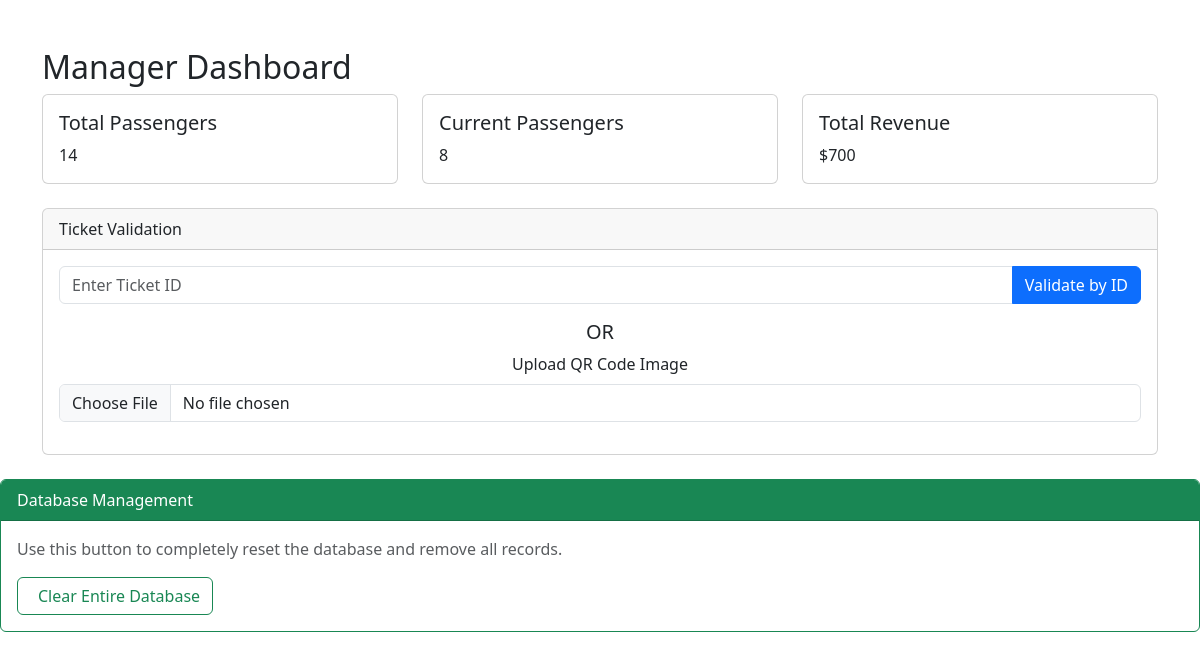
The app's page /manager_dashboard (signed in), older data.
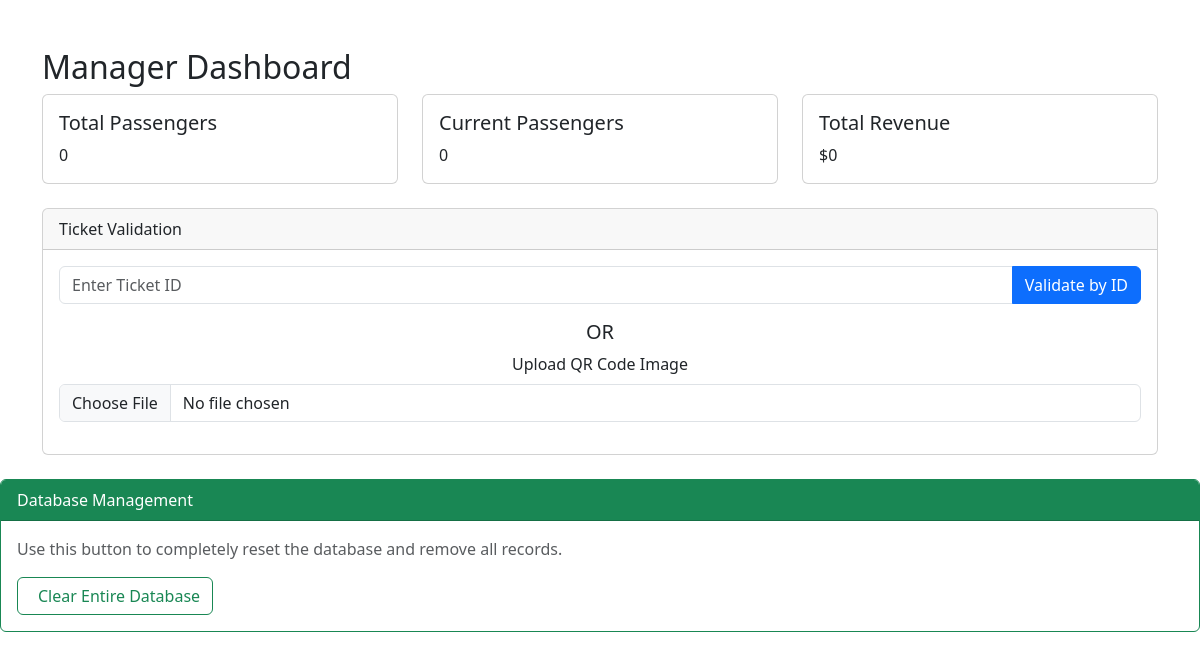
The same page, newer data.
### app.py (models this page shows)
class DailyPassengerCount(db.Model):
    id = db.Column(db.Integer, primary_key=True)
    date = db.Column(db.Date, unique=True, nullable=False)
    total_passengers = db.Column(db.Integer, default=0)
    current_passengers = db.Column(db.Integer, default=0)

### app.py (the view, shortened to what this page needs)
@app.route('/manager_dashboard', methods=['GET', 'POST'])
def manager_dashboard():
    if 'manager' not in session:
        return redirect(url_for('login'))
    today = date.today()
    daily_count = DailyPassengerCount.query.filter_by(date=today).first()
    return render_template('manager_dashboard.html',
                           daily_count=daily_count)

### templates/manager_dashboard.html (shortened to what this page needs)
<!DOCTYPE html>
<html lang="en">
<head>
    <link href="https://cdn.jsdelivr.net/npm/bootstrap@5.3.0/dist/css/bootstrap.min.css" rel="stylesheet">
</head>
<body>
    <div class="container mt-5">
        <h2>Manager Dashboard</h2>
        <div class="row mb-4">
            <div class="col-md-4">
                <div class="card">
                    <div class="card-body">
                        <h5 class="card-title">Total Passengers</h5>
                        <p class="card-text">
                            {{ daily_count.total_passengers if daily_count else 0 }}
                        </p>
                    </div>
                </div>
            </div>
            <div class="col-md-4">
                <div class="card">
                    <div class="card-body">
                        <h5 class="card-title">Current Passengers</h5>
                        <p class="card-text">
                            {{ daily_count.current_passengers if daily_count else 0 }}
                        </p>
                    </div>
                </div>
            </div>
            <div class="col-md-4">
                <div class="card">
                    <div class="card-body">
                        <h5 class="card-title">Total Revenue</h5>
                        <p class="card-text">
                            ${{ (daily_count.total_passengers * 50) if daily_count else 0 }}
                        </p>
                    </div>
                </div>
            </div>
        </div>
        <div class="card mb-4">
            <div class="card-header">
                Ticket Validation
            </div>
            <div class="card-body">
                <div class="mb-3">
                    <form method="POST">
                        <div class="input-group">
                            <input type="text"
                                   class="form-control"
                                   placeholder="Enter Ticket ID"
                                   name="ticket_id">
                            <button class="btn btn-primary" type="submit">
                                Validate by ID
                            </button>
                        </div>
                    </form>
                </div>
                <div class="mb-3 text-center">
                    <h5>OR</h5>
                    <form method="POST" enctype="multipart/form-data">
                        <div class="mb-3">
                            <label for="qr_image" class="form-label">
                                Upload QR Code Image
                            </label>
                            <input
                                class="form-control"
                                type="file"
                                id="qr_image"
                                name="qr_image"
                                accept="image/*"
                                onchange="previewImage(event)"
                            >
                        </div>
                    </form>
                </div>
            </div>
        </div>
    </div>
    <div class="card mt-4 border-success">
        <div class="card-header bg-success text-white">
            Database Management
        </div>
        <div class="card-body">
            <p class="text-muted">
                Use this button to completely reset the database and remove all records.
            </p>
            <a href="{{ url_for('clear_database') }}" class="btn btn-outline-success">
                Clear Entire Database
            </a>
        </div>
    </div>
</body>
</html>

Row changes from the older to the newer data that the page shows:
removed DailyPassengerCount: total_passengers "14", current_passengers "8", (daily_count.total_passengers*50)ifdaily_countelse0 "700"
Text that changed along with them:
{{ daily_count.total_passengers if daily_count else 0 }}: (not shown) → "0"
{{ daily_count.current_passengers if daily_count else 0 }}: (not shown) → "0"
{{ (daily_count.total_passengers * 50) if daily_count else 0 }}: (not shown) → "0"
